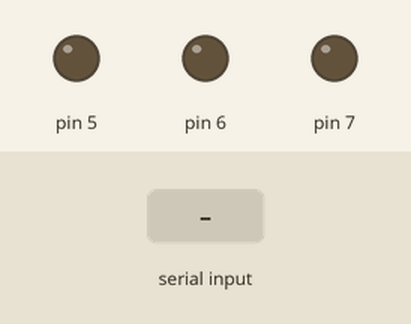
A sketch run on a simulated Arduino Uno, built with avr-gcc and run on an emulated ATmega328P. On the bench: output pins drawn as LEDs (lit = HIGH). The inputs (shaded band) are chosen by the test bench.

Above: at 1.2 s.
1.3 s: "1\n" received over Serial
At 2.1 s:
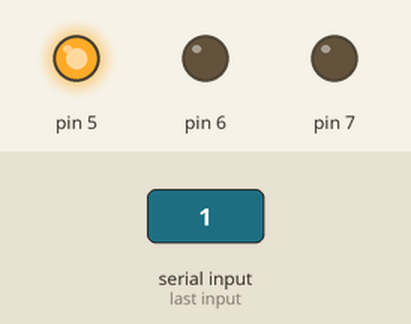
3.8 s: "2\n" received over Serial
At 4.1 s:
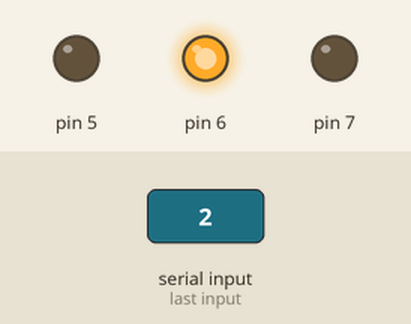
6.3 s: "3\n" received over Serial
At 7.1 s:
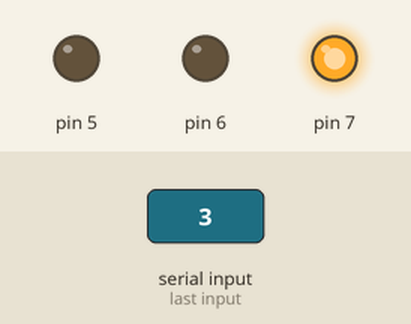
Timing chart, 0 to 9.3 s (numbered marks = the images above; inputs shaded):
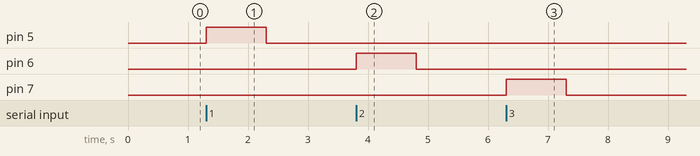

The sketch:

bluetoothpratica.ino
```cpp
// Programa : Controle de Leds pelo Android utilizando Bluetooth
// Autor : Arduino e Cia
// Modified By: Caio Viktor
//
// Programa utilizado para controlar as portas do Arduino via celular
// usando o programa Microcontroller BT (Android)
// O Arduino deve estar desconectado do computador, já
// que o módulo Bluetooth também usa a comunicação serial, o que
// pode gerar conflito de dados.

void setup()
{
  Serial.begin(9600);
  //Abaixo, as portas quer serão ativadas pelo celular, via Bluetooth
  pinMode(5,OUTPUT);
  pinMode(6,OUTPUT);
  pinMode(7,OUTPUT);
}

void loop()
{
  if(Serial.available())
  {
    int opcao = Serial.parseInt();
    switch(opcao){
      case 1:
        digitalWrite(5,HIGH);
      break;
      case 2:
        digitalWrite(6,HIGH);
      break;
      case 3:
        digitalWrite( 7,HIGH);
      break;
      case 4:
        digitalWrite(5,LOW);
      break;
      case 5:
        digitalWrite(6,LOW);
      break;
      case 6:
        digitalWrite(7,LOW);
      break;
      case 7:
        for(int i = 5 ; i <= 7;i++)
          digitalWrite(i,HIGH);
      break;
      default:
        for(int i = 5 ; i <= 7;i++)
          digitalWrite(i,LOW);
      break;
    }
  }
}
```

Measured:
- after the input at 1.3 s, pin 5: LOW → HIGH at once, → LOW 1.0 s later
- after the input at 3.8 s, pin 6: LOW → HIGH at once, → LOW 1.0 s later
- after the input at 6.3 s, pin 7: LOW → HIGH at once, → LOW 1.0 s later
